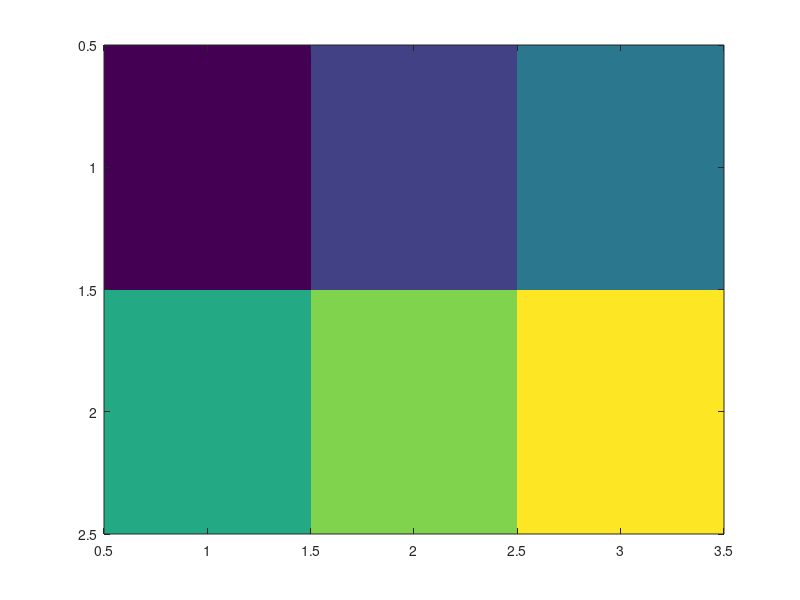
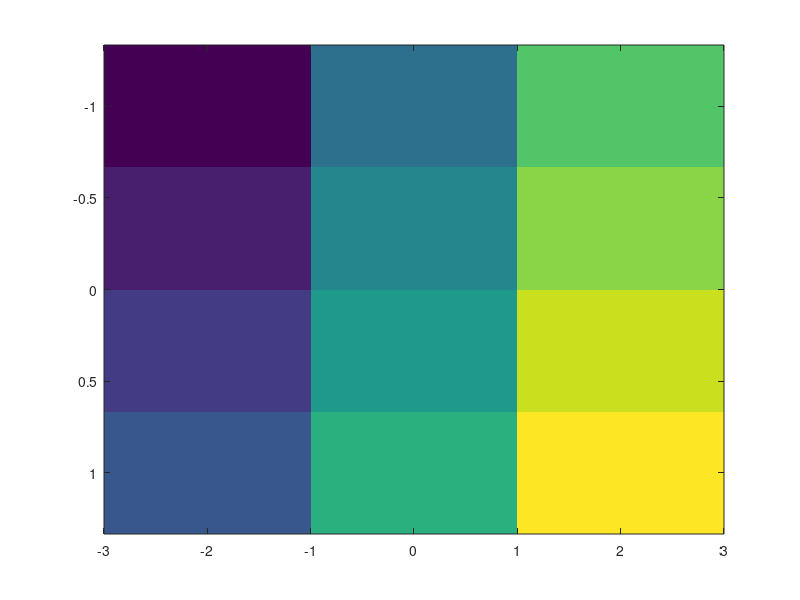
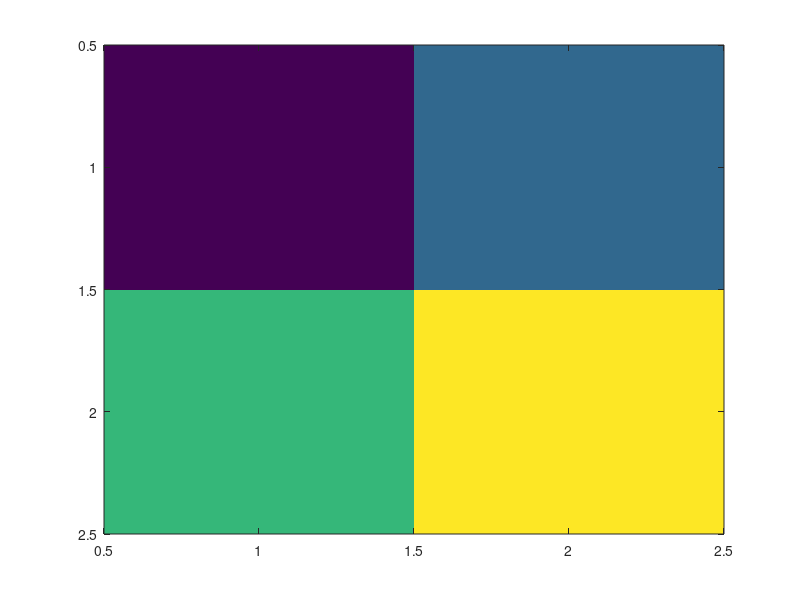
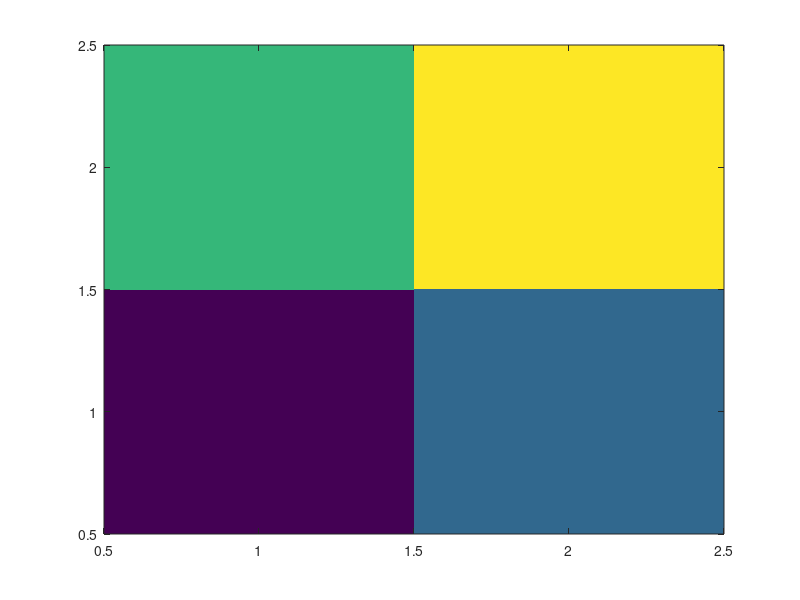

These charts were generated, in order, by the following MATLAB code: (Note: this script raises an error after producing the figures.)
function summary = runM33ImageTests(outputDirectory)
%RUNM33IMAGETESTS Validate scalar image semantics through reader and workflows.
    repositoryRoot = fileparts(fileparts(mfilename('fullpath')));
    if nargin < 1
        outputDirectory = fullfile(repositoryRoot, '.audit', 'm33-image');
    end
    addpath(fullfile(repositoryRoot, 'src'));
    resetDirectory(outputDirectory);

    cases = { ...
        'H1_basic_imagesc_matrix', @() basicMatrix(outputDirectory); ...
        'H2_explicit_xy_coordinates', @() explicitCoordinates(outputDirectory); ...
        'H3_reversed_y_direction', @() yDirection(outputDirectory, 'reverse'); ...
        'H4_normal_y_direction', @() yDirection(outputDirectory, 'normal'); ...
        'H5_custom_clim', @() customLimits(outputDirectory); ...
        'H6_custom_colormap', @() customColormap(outputDirectory); ...
        'H7_colorbar', @() colorbarExport(outputDirectory); ...
        'H8_publication_profile', @() profileExport(outputDirectory); ...
        'H9_multiple_axes_with_image', @() multipleAxes(outputDirectory); ...
        'H10_export_set_image', @() setExport(outputDirectory); ...
        'H11_nan_cell', @() nanCell(outputDirectory); ...
        'H12_deterministic_tex', @() deterministicTex(); ...
        'H13_25x25_fixture', @() renderSize(25); ...
        'H14_100x100_fixture', @() renderSize(100); ...
        'H15_rgb_unsupported', @() unsupportedRgb(outputDirectory); ...
        'H16_alpha_unsupported', @() unsupportedAlpha(outputDirectory); ...
        'H17_inf_unsupported', @() unsupportedInf(outputDirectory); ...
        'H18_json_replay', @() jsonReplay()};
    rows = cell(size(cases, 1), 4); failures = 0;
    for k = 1:size(cases, 1)
        try
            detail = cases{k, 2}(); status = 'PASS';
        catch err
            status = 'FAIL'; failures = failures + 1;
            detail = sprintf('%s: %s', identifierText(err.identifier), oneLine(err.message));
        end
        rows(k, :) = {cases{k, 1}, status, detail, 'image'};
    end
    resultPath = fullfile(outputDirectory, 'image-results.tsv');
    writeRows(resultPath, rows);
    summary = struct('failures', failures, 'tests', size(rows, 1), ...
                     'resultPath', resultPath);
    if failures > 0
        fprintf(2, 'M3.3 image diagnostics from %s:\n%s', resultPath, fileread(resultPath));
        error('M2T:M33ImageTestsFailed', '%d M3.3 image tests failed.', failures);
    end
end

function detail = basicMatrix(root)
    [fig, ax, cleanup] = imageFigure([1 2 3; 4 5 6]);
    ir = m2t2.reader.readFigure(fig); image = onlyImage(ir);
    assert(isequal(image.cdata, [1 2 3; 4 5 6]));
    assert(isequal(image.x, 1:3) && isequal(image.y, 1:2));
    result = m2t.export(fig, fullfile(root, 'h1-basic'));
    assertSuccess(result); tex = fileread(result.texPath);
    assertOrdered(tex, {'1 1 1 ','2 1 2 ','3 1 3 ','1 2 4 ','2 2 5 ','3 2 6 '});
    detail = 'exact 2x3 row-major matrix and implicit centers compiled';
    clear cleanup; %#ok<NASGU>
end

function detail = explicitCoordinates(root)
    fig = figure('Visible', 'off'); cleanup = onCleanup(@() closeFigure(fig));
    ax = axes('Parent', fig); imagesc(ax, [-2 0 2], [-1 -1/3 1/3 1], reshape(1:12, 4, 3));
    ir = m2t2.reader.readFigure(fig); image = onlyImage(ir);
    assert(max(abs(image.x - [-2 0 2])) < 1e-12);
    assert(max(abs(image.y - [-1 -1/3 1/3 1])) < 1e-12);
    result = m2t.export(fig, fullfile(root, 'h2-explicit'));
    assertSuccess(result); detail = 'runtime endpoint extents normalized to cell centers';
    clear cleanup;
end

function detail = yDirection(root, direction)
    [fig, ax, cleanup] = imageFigure([1 2; 3 4]);
    set(ax, 'YDir', direction);
    ir = m2t2.reader.readFigure(fig); assert(strcmp(ir.axes{1}.ydirection, direction));
    result = m2t.export(fig, fullfile(root, ['h-y-' direction])); assertSuccess(result);
    assert(containsText(fileread(result.texPath), ['y dir=' direction]));
    detail = [direction ' Y direction explicit and compiled']; clear cleanup;
end

function detail = customLimits(root)
    [fig, ax, cleanup] = imageFigure([1 2; 3 4]); set(ax, 'CLim', [-2 7]);
    ir = m2t2.reader.readFigure(fig); assert(isequal(ir.axes{1}.colorMapping.limits, [-2 7]));
    result = m2t.export(fig, fullfile(root, 'h5-clim')); assertSuccess(result);
    tex = fileread(result.texPath);
    assert(containsText(tex, 'point meta min=-2') && containsText(tex, 'point meta max=7'));
    detail = 'CLim [-2,7] owned by axes and compiled'; clear cleanup;
end

function detail = customColormap(root)
    map = [0 0 0; 0.123456789012345 0.5 0.75; 1 1 1];
    [fig, ax, cleanup] = imageFigure([1 2; 3 4]); colormap(ax, map);
    ir = m2t2.reader.readFigure(fig); assert(isequal(ir.axes{1}.colorMapping.colormap, map));
    tex = m2t2.render.renderPgfplots(ir, true);
    assert(containsText(tex, '0.123456789012345'));
    assert(containsText(tex, 'colormap access=direct'));
    result = m2t.export(fig, fullfile(root, 'h6-colormap')); assertSuccess(result);
    detail = 'explicit RGB stops serialized with 15 significant digits'; clear cleanup;
end

function detail = colorbarExport(root)
    [fig, ax, cleanup] = imageFigure([1 2; 3 4]);
    cb = colorbar(ax); ylabel(cb, 'Intensity');
    ir = m2t2.reader.readFigure(fig);
    assert(numel(ir.elements) == 1 && strcmp(ir.elements{1}.kind, 'm2t2.colorbar'));
    assert(strcmp(ir.elements{1}.owner.id, ir.axes{1}.id));
    result = m2t.export(fig, fullfile(root, 'h7-colorbar')); assertSuccess(result);
    detail = 'existing axes-owned ColorbarIR reused'; clear cleanup;
end

function detail = profileExport(root)
    [fig, ax, cleanup] = imageFigure(peaks(20)); colorbar(ax);
    original = m2t2.reader.readFigure(fig);
    result = m2t.export(fig, fullfile(root, 'h8-profile'), ...
                        'Profile', 'publication');
    assertSuccess(result); assert(strcmp(result.profile.name, 'publication'));
    current = m2t2.reader.readFigure(fig);
    assert(isequaln(onlyImage(original).cdata, onlyImage(current).cdata));
    assert(isequal(original.axes{1}.colorMapping, current.axes{1}.colorMapping));
    detail = 'publication profile compiles without changing image semantics'; clear cleanup;
end

function detail = multipleAxes(root)
    fig = figure('Visible', 'off'); cleanup = onCleanup(@() closeFigure(fig));
    first = subplot(1, 2, 1, 'Parent', fig); plot(first, 1:3, [1 3 2]);
    second = subplot(1, 2, 2, 'Parent', fig); imagesc(second, [1 2; 3 4]);
    ir = m2t2.reader.readFigure(fig); assert(numel(ir.axes) == 2);
    kinds = cellfun(@(item) item.series{1}.kind, ir.axes, 'UniformOutput', false);
    assert(any(strcmp(kinds, 'm2t2.line')) && any(strcmp(kinds, 'm2t2.image')));
    result = m2t.export(fig, fullfile(root, 'h9-multiple')); assertSuccess(result);
    detail = 'line and image axes preserve separate placements'; clear cleanup;
end

function detail = setExport(root)
    [fig, ax, cleanup] = imageFigure(peaks(12)); colorbar(ax);
    entries = struct('figure', fig, 'name', 'heatmap');
    result = m2t.exportSet(entries, fullfile(root, 'h10-set'), ...
                           'Profile', 'publication');
    assert(result.success && result.summary.succeeded == 1);
    assert(exist(result.manifestPath, 'file') == 2);
    detail = 'ordinary exportSet entry and manifest compiled'; clear cleanup;
end

function detail = nanCell(root)
    [fig, ax, cleanup] = imageFigure([1 NaN; 3 4]); %#ok<ASGLU>
    ir = m2t2.reader.readFigure(fig); assert(isnan(onlyImage(ir).cdata(1, 2)));
    result = m2t.export(fig, fullfile(root, 'h11-nan')); assertSuccess(result);
    assert(containsText(fileread(result.texPath), '2 1 nan nan'));
    detail = 'NaN emitted as PGFPlots missing cell'; clear cleanup;
end

function detail = deterministicTex()
    [fig, ax, cleanup] = imageFigure(peaks(10)); %#ok<ASGLU>
    ir = m2t2.reader.readFigure(fig);
    first = m2t2.render.renderPgfplots(ir, true);
    second = m2t2.render.renderPgfplots(ir, true);
    assert(strcmp(first, second));
    detail = sprintf('byte-identical repeated TeX bytes=%d', numel(first)); clear cleanup;
end

function detail = renderSize(count)
    [fig, ax, cleanup] = imageFigure(reshape(1:(count * count), count, count)); %#ok<ASGLU>
    started = tic; ir = m2t2.reader.readFigure(fig); readerSeconds = toc(started);
    started = tic; tex = m2t2.render.renderPgfplots(ir, true); rendererSeconds = toc(started);
    expectedRows = count * count;
    assert(countText(tex, sprintf('\n')) > expectedRows);
    detail = sprintf('%dx%d reader=%.4gs renderer=%.4gs bytes=%d', ...
                     count, count, readerSeconds, rendererSeconds, numel(tex));
    clear cleanup;
end

function detail = unsupportedRgb(root)
    rgb = zeros(2, 3, 3); rgb(:, :, 1) = 1;
    fig = figure('Visible', 'off'); cleanup = onCleanup(@() closeFigure(fig));
    ax = axes('Parent', fig); image(ax, rgb);
    assertUnsupported(fig, fullfile(root, 'h15-rgb'), 'M2T2:E_IMAGE_RGB_UNSUPPORTED');
    detail = 'true-color MxNx3 CData rejected explicitly'; clear cleanup;
end

function detail = unsupportedAlpha(root)
    [fig, ax, cleanup] = imageFigure([1 2; 3 4]);
    imageHandle = findobj(ax, 'Type', 'image'); set(imageHandle, 'AlphaData', 0.5);
    assertUnsupported(fig, fullfile(root, 'h16-alpha'), 'M2T2:E_IMAGE_ALPHA_UNSUPPORTED');
    detail = 'semantically relevant alpha rejected explicitly'; clear cleanup;
end

function detail = unsupportedInf(root)
    [fig, ax, cleanup] = imageFigure([1 Inf; -Inf 4]); %#ok<ASGLU>
    assertUnsupported(fig, fullfile(root, 'h17-inf'), 'M2T2:E_IMAGE_NONFINITE_UNSUPPORTED');
    detail = 'positive and negative Inf rejected without clamping'; clear cleanup;
end

function detail = jsonReplay()
    [fig, ax, cleanup] = imageFigure([1 NaN 3; 4 5 6]); %#ok<ASGLU>
    source = m2t2.reader.readFigure(fig);
    replay = m2t2.ir.fromJson(jsonencode(source));
    image = onlyImage(replay);
    assert(isequaln(image.cdata, [1 NaN 3; 4 5 6]));
    assert(isequal(image.x, source.axes{1}.series{1}.x));
    assert(isequal(image.y, source.axes{1}.series{1}.y));
    first = m2t2.render.renderPgfplots(source, true);
    second = m2t2.render.renderPgfplots(replay, true);
    assert(strcmp(first, second));
    detail = 'ImageIR JSON replay is valid and byte-identical'; clear cleanup;
end

function [fig, ax, cleanup] = imageFigure(data)
    fig = figure('Visible', 'off'); cleanup = onCleanup(@() closeFigure(fig));
    ax = axes('Parent', fig); imagesc(ax, data);
end

function image = onlyImage(ir)
    assert(numel(ir.axes) == 1 && numel(ir.axes{1}.series) == 1);
    image = ir.axes{1}.series{1}; assert(strcmp(image.kind, 'm2t2.image'));
end

function assertUnsupported(fig, outputBase, code)
    analysis = m2t.internal.analyzeFigure(fig);
    assert(strcmp(analysis.classification, 'unsupported'));
    assert(strcmp(analysis.diagnostics(1).code, code));
    result = m2t.export(fig, outputBase);
    assert(~result.success && strcmp(result.status, 'unsupported'));
    assert(strcmp(result.diagnostics(1).code, code));
    assert(exist([outputBase '.tex'], 'file') ~= 2);
    entry = struct('figure', fig, 'name', 'unsupported-image');
    setResult = m2t.exportSet(entry, [outputBase '-set']);
    assert(~setResult.success && strcmp(setResult.status, 'failed'));
    assert(setResult.summary.unsupported == 1);
    assert(strcmp(setResult.entries(1).result.diagnostics(1).code, code));
end

function assertSuccess(result)
    assert(result.success && strcmp(result.status, 'success'));
    assert(exist(result.texPath, 'file') == 2 && exist(result.pdfPath, 'file') == 2);
end

function assertOrdered(text, values)
    prior = 0;
    for k = 1:numel(values)
        found = strfind(text, values{k}); assert(~isempty(found) && found(1) > prior);
        prior = found(1);
    end
end

function yes = containsText(text, pattern), yes = ~isempty(strfind(text, pattern)); end %#ok<STREMP>
function count = countText(text, pattern), count = numel(strfind(text, pattern)); end %#ok<STREMP>
function closeFigure(fig), if ishandle(fig), close(fig); end, end
function resetDirectory(path), if exist(path, 'dir') == 7, rmdir(path, 's'); end, mkdir(path); end
function value = oneLine(value), value = regexprep(value, '[\r\n\t]+', ' '); end
function value = identifierText(value), if isempty(value), value = '<none>'; end, end

function writeRows(path, rows)
    fid = fopen(path, 'wb'); assert(fid >= 0); cleanup = onCleanup(@() fclose(fid));
    fprintf(fid, 'case\tstatus\tdetail\tlayer\n');
    for k = 1:size(rows, 1), fprintf(fid, '%s\t%s\t%s\t%s\n', rows{k, :}); end
    clear cleanup;
end
